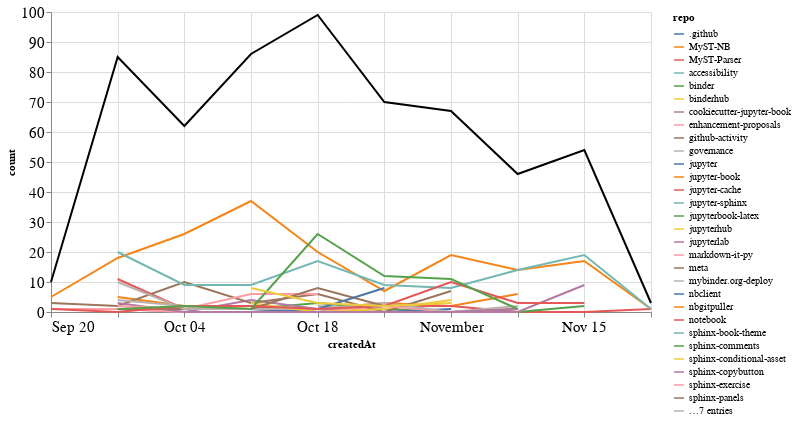

The notebook cell this image was saved under:
### Markdown cell above
## Comments

### Code cell
comments_time = comments.groupby('repo').resample('W', on='createdAt').count()['author'].reset_index()
comments_time = comments_time.rename(columns={'author': 'count'})
comments_time_total = comments_time.groupby('createdAt').agg({"count": "sum"}).reset_index()
ch1 = alt.Chart(comments_time, width=600).mark_line().encode(
    x='createdAt',
    y='count',
    color='repo',
    tooltip="repo"
)

ch2 = alt.Chart(comments_time_total, width=600).mark_line(color="black").encode(
    x='createdAt',
    y='count',
)

ch1 + ch2

### Figure 1 — Vega-Lite specification as saved in the notebook (floating-point values rounded to 4 significant figures; data arrays with more than 128 entries replaced by an {"elided": "..."} marker saying what was removed)
{"config": {"axisLeft": {"labelFontSize": 15}, "axisBottom": {"labelFontSize": 15}}, "layer": [{"data": {"name": "data-7a31c9bad4e894b2b3fdb36ea0ef6ceb"}, "mark": "line", "encoding": {"color": {"type": "nominal", "field": "repo"}, "tooltip": {"type": "nominal", "field": "repo"}, "x": {"type": "temporal", "field": "createdAt"}, "y": {"type": "quantitative", "field": "count"}}, "width": 600}, {"data": {"name": "data-8755c0e0b72237e7e56f04adf92b0ef4"}, "mark": {"type": "line", "color": "black"}, "encoding": {"x": {"type": "temporal", "field": "createdAt"}, "y": {"type": "quantitative", "field": "count"}}, "width": 600}], "$schema": "https://vega.github.io/schema/vega-lite/v4.8.1.json", "datasets": {"data-7a31c9bad4e894b2b3fdb36ea0ef6ceb": {"elided": "147 records"}, "data-8755c0e0b72237e7e56f04adf92b0ef4": [{"createdAt": "2020-09-20T00:00:00", "count": 10}, {"createdAt": "2020-09-27T00:00:00", "count": 85}, {"createdAt": "2020-10-04T00:00:00", "count": 62}, {"createdAt": "2020-10-11T00:00:00", "count": 86}, {"createdAt": "2020-10-18T00:00:00", "count": 99}, {"createdAt": "2020-10-25T00:00:00", "count": 70}, {"createdAt": "2020-11-01T00:00:00", "count": 67}, {"createdAt": "2020-11-08T00:00:00", "count": 46}, {"createdAt": "2020-11-15T00:00:00", "count": 54}, {"createdAt": "2020-11-22T00:00:00", "count": 3}]}}
